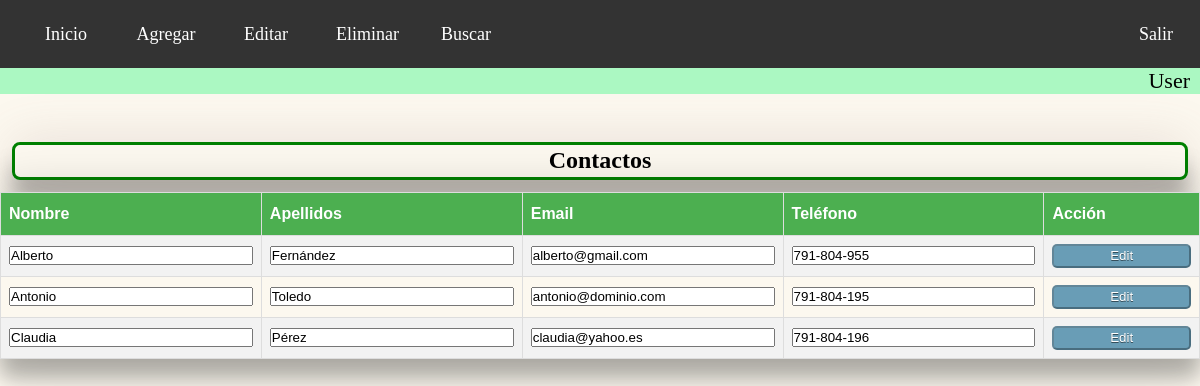
Page /web/src/EditContact.php (signed in) on the committed database.
### tables this page shows
CREATE TABLE `Contacts` (
  `ID` int(6) NOT NULL AUTO_INCREMENT,
  `NAME` varchar(255) NOT NULL,
  `SURNAME` varchar(255) NOT NULL,
  `EMAIL` varchar(255) NOT NULL,
  `PHONENUMBER` varchar(255) NOT NULL,
  PRIMARY KEY (`ID`)
);

### web/src/EditContact.php (the view, shortened to what this page needs)
<?php
    require "includes/header.inc.php";
?>
    <?php
        require "./includes/dbh.inc.php" ;
        $sql = "SELECT * FROM Contacts";
        $stmt = mysqli_stmt_init($conn);
        if(!mysqli_stmt_prepare($stmt,$sql)){
            header("Location: ./Contacts.php?error=sqlerror");
            exit();
        }
        mysqli_stmt_execute($stmt);
        $result = mysqli_stmt_get_result($stmt);
    ?>
    <main>
        <div class="main-content">
            <div>
                <div class="card-header">
                    <h2>Contactos</h2>
                </div>
                <div class="card-body">
                    <table id="contacts-table" class="table table-bordered">
                        <tr>
                            <th>Nombre</th>
                            <th>Apellidos</th>
                            <th>Email</th>
                            <th>Teléfono</th>
                            <th>Acción</th>
                        </tr>
                        <?php
                        while ($row = mysqli_fetch_array($result)){
                            $name = $row['NAME'];
                            $surname = $row['SURNAME'];
                            $email = $row['EMAIL'];
                            $phone = $row['PHONENUMBER'];
                        ?>
                        <tr>
                        <form name="edit-contact-form" class="edit-contact-form" action="/includes/editcontact.inc.php" method="post" onsubmit="return confirm('Estás seguro que quieres editar este contacto?')">
                            <td><input class="std-ed-te" type="text" size="10" name="edit-contact-name" maxlength="255" placeholder="Nombre*" value="<?php echo $name;?>" required pattern="[A-Za-zñÑçÇáéíóúÁÉÍÓÚ ]+"/></td>
                            <td><input class="std-ed-te" type="text" size="10" name="edit-contact-surname" maxlength="255" placeholder="Apellidos*" value="<?php echo $surname;?>" required pattern="[A-Za-zñÑçÇáéíóúÁÉÍÓÚ ]+"/></td>
                            <td><input class="std-ed-te" type="email" size="10" name="edit-contact-email" maxlength="255" placeholder="Email*" value="<?php echo $email;?>" required pattern="[^@]+@[a-zA-Z0-9]+\.[a-z]+"/></td>
                            <td><input class="std-ed-te" type="text" size="10" name="edit-contact-phone" maxlength="255" placeholder="Teléfono*" value="<?php echo $phone;?>" required pattern="[0-9\-\(\) \+]+"/></td>
                            <td><button  name="edit-contact-submit" lass="btn">Edit</button></td>
                        </form>
                        </tr>
                        <?php
                        }
                        ?>
                    </table>
                </div>
            </div>
        </div>
    </main>
<?php
    require "includes/footer.inc.php";
?>

### web/src/css/header.css (style rules this page uses)
* { padding:0; margin:0; }
html, body { height:100%; }
body { background-color: #daa52012; }

### web/src/css/main.css (style rules this page uses)
.main-content { width: 100%; height: 100%; }
.card-header { border-radius: 8px; box-shadow: 0 0 50px 0 rgba(139, 103, 103, 0.2), 0 20px 20px 0 rgba(0, 0, 0, 0.24); margin: 1%; padding: 0.20%; border: 3px solid green; text-align: center; }
html, body { height:100%; }
body { background-color: #daa52012; }

### web/src/css/tables.css (style rules this page uses)
#contacts-table { font-family: "Trebuchet MS", Arial, Helvetica, sans-serif; border-collapse: collapse; width: 100%; border-radius: 10px; box-shadow: 0 0 50px 0 rgba(0, 0, 0, 0.2), 0 20px 20px 0 rgba(0, 0, 0, 0.24); }
#contacts-table td, #contacts-table th { border: 1px solid #ddd; padding: 8px; }
#contacts-table tr:nth-child(even) { background-color: #f2f2f2; }
#contacts-table th { padding-top: 12px; padding-bottom: 12px; text-align: left; background-color: #4CAF50; color: white; }
#contacts-table button { width:100%; height:1.5rem; background-color: #699DB6; border-color: rgba(0,0,0,0.3); text-shadow: 0 1px 0 rgba(0,0,0,0.5); color: #FFF; border-radius: 5px; -moz-border-radius: 5px; -webkit-border-radius: 5px; }
html, body { height:100%; }
body { background-color: #daa52012; }

### rows in the picture
contacts: edit-contact-name "Alberto", edit-contact-surname "Fernández", edit-contact-email "alberto@gmail.com", edit-contact-phone "791-804-955"
contacts: edit-contact-name "Antonio", edit-contact-surname "Toledo", edit-contact-email "antonio@dominio.com", edit-contact-phone "791-804-195"
contacts: edit-contact-name "Claudia", edit-contact-surname "Pérez", edit-contact-email "claudia@yahoo.es", edit-contact-phone "791-804-196"

### other values in the picture
$username "User"
